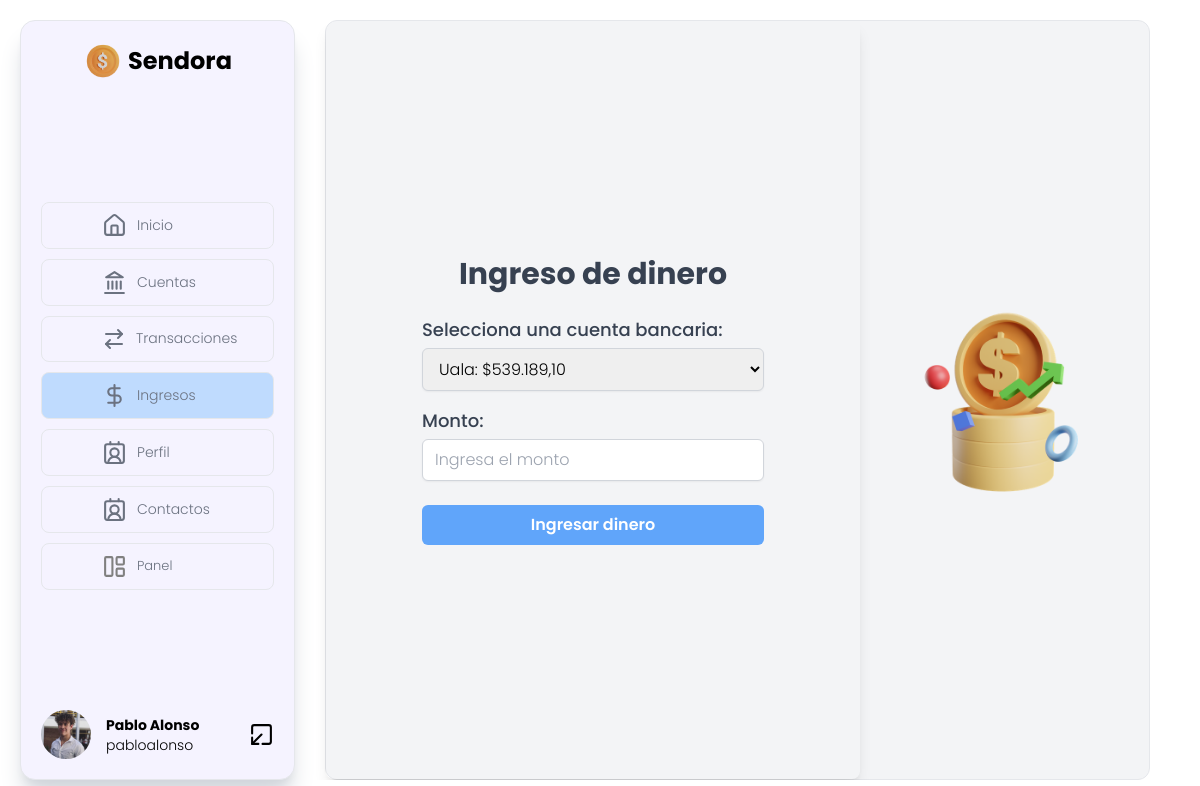
The app's page /income/ingresar_dinero (signed in) with its own data.
### Apps/Profiles/models.py (models this page shows, shortened)
class Profiles(models.Model):
    usuario = models.OneToOneField(Users, on_delete=models.CASCADE)
    foto_perfil = models.ImageField(upload_to='users/', verbose_name="Foto de perfil",  default="users/no-photo.png")
    dni = models.CharField(max_length=50, default=" ", blank=True)
    phone_number = models.CharField(max_length=50, default=" ", blank=True)
    fecha_nacimiento =  models.DateField(null=True, blank=True)
    cuentas_favoritas = models.ManyToManyField(SendoraAccounts, blank=True)
    class Meta:
        verbose_name = "Perfil"
        verbose_name_plural = "Perfiles"

### Apps/Users/models.py (models this page shows, shortened)
class Users(AbstractUser):
    actualizado = models.DateTimeField(auto_now=True)  # Se actualiza automáticamente
    class Meta:
        db_table = "users"
        verbose_name = "Usuario"
        verbose_name_plural = "Usuarios"

### Apps/Income/views.py (the view, shortened to what this page needs)
# urls.py: path("ingresar_dinero", views.ingresar_dinero, name="ingresar_dinero"),
@login_required
def ingresar_dinero(request):
    if request.method == "GET":
        cuentas = BankAccounts.objects.filter(titular=request.user)
        return render(request, "ingresar-dinero.html", {"cuentas": cuentas})

### Apps/Accounts/models.py (called while the page is built)
    def __str__(self):
        saldo_formateado = f"{self.saldo:,.2f}".replace(",", "X").replace(".", ",").replace("X", ".")
        return f"{self.banco}: ${str(saldo_formateado)}  "

### Apps/Banks/models.py (called while the page is built)
    def __str__(self):
        return self.nombre

### processors/es_administrador.py (called while the page is built)
def usuario_es_administrador(request):
    usuario_es_administrador = request.user.groups.filter(name='Administrador').exists() #el metodo exists() verifica si el usuario pertenece a ese grupo
    return {'usuario_es_administrador': usuario_es_administrador}

### processors/profile.py (called while the page is built)
def get_profile(request):
    if isinstance(request.user, AnonymousUser):
        return {}  # Devuelve un diccionario vacío si el usuario no está autenticado
    try:
        perfil = Profiles.objects.get(usuario=request.user)
    except Profiles.DoesNotExist:
        perfil = None  # Si el perfil no existe, maneja el caso
    return {
        'perfil': perfil if perfil else None
    }

### Apps/Income/templates/ingresar-dinero.html (shortened to what this page needs)
{% extends 'left-sidebar.html' %}
{% load static %}
{% block sidebar %}
    <div class="flex border rounded-xl bg-gray-100 h-[100%]">
        {% if cuentas %}
            <form method="POST" action="" class="flex-3 flex  flex-col gap-6 items-center h-[100%] justify-center  p-24 rounded-lg shadow-lg">
                <h1 class="text-3xl font-bold text-gray-700">Ingreso de dinero</h1>
                <div>
                    <div class="mb-4 w-full">
                        <label for="cuenta" class="block text-lg font-medium text-gray-700">Selecciona una cuenta bancaria:</label>
                        <select id="cuenta" name="cuenta" class="mt-1 block w-full px-3 py-2 border border-gray-300 rounded-md shadow-sm focus:outline-none focus:ring-indigo-500 focus:border-indigo-500">
                        {% for cuenta in cuentas %}
                            <option value="{{ cuenta.id }}">
                                {{ cuenta }}
                            </option>
                        {% endfor %}
                        </select>
                    </div>
                    <div class="mb-6 w-full">
                        <label for="monto" class="block text-lg font-medium text-gray-700">Monto:</label>
                        <input type="number" id="monto" name="monto" step="0.01" min="0.01" placeholder="Ingresa el monto"
                            class="mt-1 block w-full px-3 py-2 border border-gray-300 rounded-md shadow-sm focus:outline-none focus:ring-indigo-500 focus:border-indigo-500"
                            required />
                    </div>
                    <div class="flex items-center justify-between">
                        <button type="submit" class="w-full py-2 px-4 bg-blue-400 text-white font-semibold rounded-md hover:bg-orange-400 focus:outline-none focus:ring-2 focus:ring-indigo-500 focus:ring-opacity-50">
                            Ingresar dinero
                        </button>
                    </div>
                </div>
            </form>
        {% else %}
           <div class="flex-1 flex flex-col justify-center items-center p-10 text-center h-[100%] ">
                <h3 class="text-2x font-bold">No posee cuentas asociadas a Sendora.</h3>
                <p>Comienza a agregar haciendo click en el boton de la pagina principal</p>
           </div>
        {% endif %}
        <div class="flex-1 w-[100%] p-12 relative flex items-center justify-center">
                <img src="{% static 'img/coins.png' %}" alt="" class=" object-contain h-[100%] w-[100%]">
        </div>
    </div>
{% endblock sidebar %}

### Apps/Dashboard/templates/left-sidebar.html (shortened to what this page needs)
{% load static  %}
<!DOCTYPE html>
<html lang="en">
<head>
    <script src="https://cdn.tailwindcss.com"></script>
    <link rel="stylesheet" href="{% static 'css/left-sidebar.css' %}">
    <link rel="stylesheet" href="{% static 'css/dotted.css' %}">
</head>
<body class="h-[calc(100vh-40px)] m-5 poppinsMedium">
        <div class="flex h-[100%]">
            <div class="flex flex-col justify-between items-center w-[275px] border bg-violet-50 shadow-xl shadow-gray-300 p-[20px] rounded-[15px] overflow-hidden">
                 <div class="flex items-center gap-[5px]  justify-center hover:rotate-3 transition-all duration-300">
                    <img src="{% static 'img/my-coin.png' %}" alt="" width="40px" height="40px">
                    <h2 class="font-bold text-2xl">Sendora</h2>
                 </div>
                 <ul class=" w-[100%] flex flex-col  gap-[10px]">
                    <li class="">
                        <a href="{% url 'dashboard' %} "
                        class="{% if 'dashboard' in request.path %}flex items-center px-[60px] gap-[10px] whitespace-nowrap transition-all duration-300 border bg-blue-200 py-[10px] rounded-lg
                        {% else %}
                        flex items-center px-[60px] gap-[10px] whitespace-nowrap transition-all duration-300  py-[10px] rounded-lg border
                        {% endif %}
                        ">
                            <img src="{% static 'img/home.svg' %}" alt="banks" width="25px" height="25px">
                            <span  class="text-gray-500 text-[14px]">Inicio</span>
                        </a>
                    </li>
                    <li class="">
                        <a href="{% url 'accounts' %}"
                        class="{% if 'accounts' in request.path %}flex items-center px-[60px] gap-[10px] whitespace-nowrap transition-all duration-300 border bg-blue-200 py-[10px] rounded-lg
                        {% else %}
                        flex items-center px-[60px] gap-[10px] whitespace-nowrap transition-all duration-300  py-[10px] rounded-lg border
                        {% endif %}
                        ">
                            <img src="{% static 'img/banks.svg' %}" alt="banks" width="25px" height="25px">
                            <span  class="text-gray-500 text-[14px]">Cuentas</span>
                        </a>
                    </li>
                    <li>
                        <a href="{% url 'transactions' %}"
                        class="{% if 'transactions' in request.path %}flex items-center px-[60px] gap-[10px] whitespace-nowrap transition-all duration-300  border bg-blue-200 py-[10px] rounded-lg
                        {% else %}
                        flex items-center px-[60px] gap-[10px] whitespace-nowrap transition-all duration-300  py-[10px] rounded-lg border
                        {% endif %}
                        ">
                            <img src="{% static 'img/transactions.svg' %}" alt="banks" width="25px" height="25px">
                            <span class="text-gray-500 text-[14px]">Transacciones</span>
                        </a>
                    </li>
                    <li>
                        <a href="{% url 'income' %}"
                        class="{% if 'income' in request.path %}flex items-center px-[60px] gap-[10px] whitespace-nowrap transition-all duration-300  border bg-blue-200 py-[10px] rounded-lg
                        {% else %}
                        flex items-center px-[60px] gap-[10px] whitespace-nowrap transition-all duration-300  py-[10px] rounded-lg border
                        {% endif %}
                        ">
                            <img src="{% static 'img/dollar-sign.svg' %}" alt="banks" width="25px" height="25px">
                            <span class="text-gray-500 text-[14px]">Ingresos</span>
                        </a>
                    </li>
                    <li>
                        <a href="{% url 'editprofile' %}"
                        class="{% if 'edit' in request.path %} flex items-center px-[60px] gap-[10px] whitespace-nowrap transition-all duration-300  border bg-blue-200 py-[10px] rounded-lg
                        {% else %}
                        flex items-center px-[60px] gap-[10px] whitespace-nowrap transition-all duration-300  py-[10px] rounded-lg border
                        {% endif %}
                        ">
                            <img src="{% static 'img/user.svg' %}" alt="banks" width="25px" height="25px">
                            <span class="text-gray-500 text-[14px]">Perfil</span>
                        </a>
                    </li>
                    <li>
                        <a href="{% url 'vercontactos' %}"
                        class="{% if 'vercontactos' in request.path %} flex items-center px-[60px] gap-[10px] whitespace-nowrap transition-all duration-300  border bg-blue-200 py-[10px] rounded-lg
                        {% else %}
                        flex items-center px-[60px] gap-[10px] whitespace-nowrap transition-all duration-300  py-[10px] rounded-lg border
                        {% endif %}
                        ">
                            <img src="{% static 'img/user.svg' %}" alt="banks" width="25px" height="25px">
                            <span class="text-gray-500 text-[14px]">Contactos</span>
                        </a>
                    </li>
                 {% if usuario_es_administrador %}
                            <li>
                                <a href="{% url 'lista_de_usuarios' %}"
                                class="{% if 'lista_de_usuarios' in request.path %} flex items-center px-[60px] gap-[10px] whitespace-nowrap transition-all duration-300  border bg-blue-200 py-[10px] rounded-lg
                                {% else %}
                                flex items-center px-[60px] gap-[10px] whitespace-nowrap transition-all duration-300  py-[10px] rounded-lg border
                                {% endif %}
                                ">
                                    <img src="{% static 'img/panel.svg' %}" alt="banks" width="25px" height="25px">
                                    <span class="text-gray-500 text-[13px]">Panel</span>
                                </a>
                            </li>
                    {% endif %}
                 </ul>
                <footer class="flex justify-between items-center w-[100%]">
                   <div class="flex items-center gap-[15px]">
                        <div>
                            <img src="{{ perfil.foto_perfil.url }}" alt="user-photo" width="50px" height="50px" class="rounded-[50%] transform hover:scale-110 transition-all duration-300">
                        </div>
                        <div class="text-sm">
                            <h3 class="font-bold">{{ user.first_name }} {{ user.last_name }}</h3>
                            <p>{{ user.username }}</p>
                        </div>
                   </div>
                    <a href="{% url 'logout' %}">
                        <img src="{% static 'img/leave.svg' %}" alt="logout" width="25px" height="25px">
                    </a>
                </footer>
            </div>
            <div class=" flex-1 rounded-[15px] overflow-hidden  px-[30px] ">
                {% block sidebar %}
                {% endblock sidebar %}
            </div>
        </div>
</body>
</html>

### Apps/Dashboard/static/css/left-sidebar.css (style rules this page uses)
.poppinsMedium { font-family: "Poppins", sans-serif; font-weight: 300; font-style: normal; }

### records on screen
Profiles: foto_perfil (picture)
Users: first_name "Pablo", last_name "Alonso", username "pabloalonso"

### other values on screen
form field cuenta "Uala: $539.189,10"
